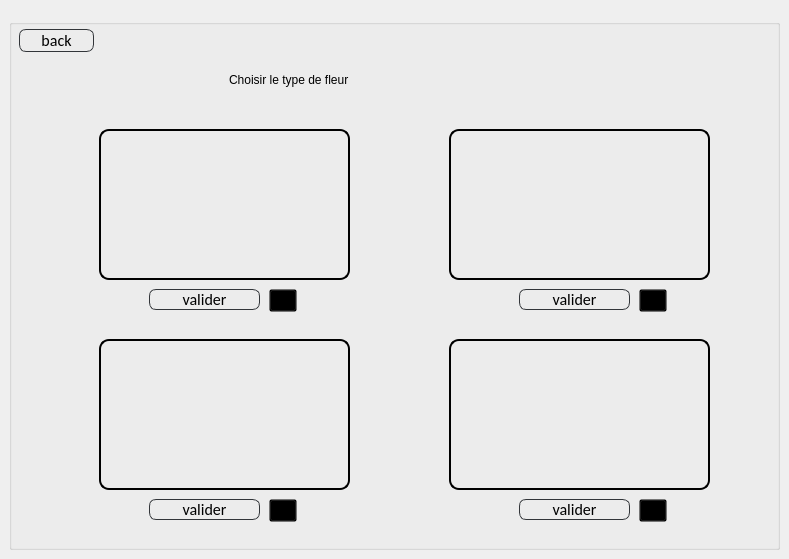
      <widget class="QWidget" name="page_13">
       <widget class="QGroupBox" name="groupBox_8">
        <property name="geometry">
         <rect>
          <x>9</x>
          <y>19</y>
          <width>771</width>
          <height>531</height>
         </rect>
        </property>
        <property name="styleSheet">
         <string notr="true">background:transparent;</string>
        </property>
        <property name="title">
         <string/>
        </property>
        <widget class="QFrame" name="frame_27">
         <property name="geometry">
          <rect>
           <x>440</x>
           <y>110</y>
           <width>261</width>
           <height>151</height>
          </rect>
         </property>
         <property name="styleSheet">
          <string notr="true">	background: transparent;
	border-style:solid;
	border-radius:10px;
	border-width:2px;

</string>
         </property>
         <property name="frameShape">
          <enum>QFrame::StyledPanel</enum>
         </property>
         <property name="frameShadow">
          <enum>QFrame::Raised</enum>
         </property>
        </widget>
        <widget class="QFrame" name="frame_28">
         <property name="geometry">
          <rect>
           <x>440</x>
           <y>320</y>
           <width>261</width>
           <height>151</height>
          </rect>
         </property>
         <property name="styleSheet">
          <string notr="true">	background: transparent;
	border-style:solid;
	border-radius:10px;
	border-width:2px;
</string>
         </property>
         <property name="frameShape">
          <enum>QFrame::StyledPanel</enum>
         </property>
         <property name="frameShadow">
          <enum>QFrame::Raised</enum>
         </property>
        </widget>
        <widget class="QToolButton" name="toolButton_23">
         <property name="geometry">
          <rect>
           <x>260</x>
           <y>270</y>
           <width>28</width>
           <height>23</height>
          </rect>
         </property>
         <property name="styleSheet">
          <string notr="true">QPushButton
{
	background: transparent;
	border-style:solid;
	border-radius:7px;
	border-width:1px;
border-color: rgb(50, 53, 57);
	color:rgb(0,0,0);
	font-size:16px;
font-family:Calibri;
}

QPushButton:hover
{
	background-color: #00000000;
	border-color: rgb(30, 227, 0);
	/*color:rgb(30, 227, 0);*/
}

QPushButton:focus
{
	background-color:  rgb(30, 227, 0);
	border-color: rgba(30, 227, 0,0);
	color:rgb(255, 255, 255);
}
</string>
         </property>
         <property name="text">
          <string>...</string>
         </property>
        </widget>
        <widget class="QPushButton" name="pushButton_77">
         <property name="geometry">
          <rect>
           <x>10</x>
           <y>10</y>
           <width>75</width>
           <height>23</height>
          </rect>
         </property>
         <property name="styleSheet">
          <string notr="true">
QPushButton
{
	background: transparent;
	border-style:solid;
	border-radius:7px;
	border-width:1px;
border-color: rgb(50, 53, 57);
	color:rgb(0,0,0);
	font-size:16px;
font-family:Calibri;
}

QPushButton:hover
{
	background-color: #00000000;
	border-color: rgb(30, 227, 0);
	/*color:rgb(30, 227, 0);*/
}

QPushButton:focus
{
	background-color:  rgb(30, 227, 0);
	border-color: rgba(30, 227, 0,0);
	color:rgb(255, 255, 255);
}
</string>
         </property>
         <property name="text">
          <string>back</string>
         </property>
        </widget>
        <widget class="QToolButton" name="toolButton_24">
         <property name="geometry">
          <rect>
           <x>260</x>
           <y>480</y>
           <width>28</width>
           <height>23</height>
          </rect>
         </property>
         <property name="text">
          <string>...</string>
         </property>
        </widget>
        <widget class="QPushButton" name="pushButton_78">
         <property name="geometry">
          <rect>
           <x>510</x>
           <y>480</y>
           <width>111</width>
           <height>21</height>
          </rect>
         </property>
         <property name="styleSheet">
          <string notr="true">
QPushButton
{
	background: transparent;
	border-style:solid;
	border-radius:7px;
	border-width:1px;
border-color: rgb(50, 53, 57);
	color:rgb(0,0,0);
	font-size:16px;
font-family:Calibri;
}

QPushButton:hover
{
	background-color: #00000000;
	border-color: rgb(30, 227, 0);
	/*color:rgb(30, 227, 0);*/
}

QPushButton:focus
{
	background-color:  rgb(30, 227, 0);
	border-color: rgba(30, 227, 0,0);
	color:rgb(255, 255, 255);
}
</string>
         </property>
         <property name="text">
          <string>valider</string>
         </property>
        </widget>
        <widget class="QFrame" name="frame_29">
         <property name="geometry">
          <rect>
           <x>90</x>
           <y>320</y>
           <width>251</width>
           <height>151</height>
          </rect>
         </property>
         <property name="styleSheet">
          <string notr="true">	background: transparent;
	border-style:solid;
	border-radius:10px;
	border-width:2px;
</string>
         </property>
         <property name="frameShape">
          <enum>QFrame::StyledPanel</enum>
         </property>
         <property name="frameShadow">
          <enum>QFrame::Raised</enum>
         </property>
        </widget>
        <widget class="QFrame" name="frame_30">
         <property name="geometry">
          <rect>
           <x>90</x>
           <y>110</y>
           <width>251</width>
           <height>151</height>
          </rect>
         </property>
         <property name="styleSheet">
          <string notr="true">

	background: transparent;
	border-style:solid;
	border-radius:10px;
	border-width:2px;


</string>
         </property>
         <property name="frameShape">
          <enum>QFrame::StyledPanel</enum>
         </property>
         <property name="frameShadow">
          <enum>QFrame::Raised</enum>
         </property>
        </widget>
        <widget class="QLabel" name="label_42">
         <property name="geometry">
          <rect>
           <x>220</x>
           <y>40</y>
           <width>391</width>
           <height>41</height>
          </rect>
         </property>
         <property name="styleSheet">
          <string notr="true">font: 28pt &quot;Allura&quot;;
color: rgb(0, 0, 0);</string>
         </property>
         <property name="text">
          <string>Choisir le type de fleur</string>
         </property>
        </widget>
        <widget class="QPushButton" name="pushButton_79">
         <property name="geometry">
          <rect>
           <x>140</x>
           <y>270</y>
           <width>111</width>
           <height>21</height>
          </rect>
         </property>
         <property name="styleSheet">
          <string notr="true">
QPushButton
{
	background: transparent;
	border-style:solid;
	border-radius:7px;
	border-width:1px;
border-color: rgb(50, 53, 57);
	color:rgb(0,0,0);
	font-size:16px;
font-family:Calibri;
}

QPushButton:hover
{
	background-color: #00000000;
	border-color: rgb(30, 227, 0);
	/*color:rgb(30, 227, 0);*/
}

QPushButton:focus
{
	background-color:  rgb(30, 227, 0);
	border-color: rgba(30, 227, 0,0);
	color:rgb(255, 255, 255);
}
</string>
         </property>
         <property name="text">
          <string>valider</string>
         </property>
        </widget>
        <widget class="QPushButton" name="pushButton_80">
         <property name="geometry">
          <rect>
           <x>510</x>
           <y>270</y>
           <width>111</width>
           <height>21</height>
          </rect>
         </property>
         <property name="styleSheet">
          <string notr="true">
QPushButton
{
	background: transparent;
	border-style:solid;
	border-radius:7px;
	border-width:1px;
border-color: rgb(50, 53, 57);
	color:rgb(0,0,0);
	font-size:16px;
font-family:Calibri;
}

QPushButton:hover
{
	background-color: #00000000;
	border-color: rgb(30, 227, 0);
	/*color:rgb(30, 227, 0);*/
}

QPushButton:focus
{
	background-color:  rgb(30, 227, 0);
	border-color: rgba(30, 227, 0,0);
	color:rgb(255, 255, 255);
}
</string>
         </property>
         <property name="text">
          <string>valider</string>
         </property>
        </widget>
        <widget class="QPushButton" name="pushButton_81">
         <property name="geometry">
          <rect>
           <x>140</x>
           <y>480</y>
           <width>111</width>
           <height>21</height>
          </rect>
         </property>
         <property name="styleSheet">
          <string notr="true">
QPushButton
{
	background: transparent;
	border-style:solid;
	border-radius:7px;
	border-width:1px;
border-color: rgb(50, 53, 57);
	color:rgb(0,0,0);
	font-size:16px;
font-family:Calibri;
}

QPushButton:hover
{
	background-color: #00000000;
	border-color: rgb(30, 227, 0);
	/*color:rgb(30, 227, 0);*/
}

QPushButton:focus
{
	background-color:  rgb(30, 227, 0);
	border-color: rgba(30, 227, 0,0);
	color:rgb(255, 255, 255);
}
</string>
         </property>
         <property name="text">
          <string>valider</string>
         </property>
        </widget>
        <widget class="QToolButton" name="toolButton_25">
         <property name="geometry">
          <rect>
           <x>630</x>
           <y>270</y>
           <width>28</width>
           <height>23</height>
          </rect>
         </property>
         <property name="text">
          <string>...</string>
         </property>
        </widget>
        <widget class="QToolButton" name="toolButton_26">
         <property name="geometry">
          <rect>
           <x>630</x>
           <y>480</y>
           <width>28</width>
           <height>23</height>
          </rect>
         </property>
         <property name="text">
          <string>...</string>
         </property>
        </widget>
       </widget>
      </widget>
